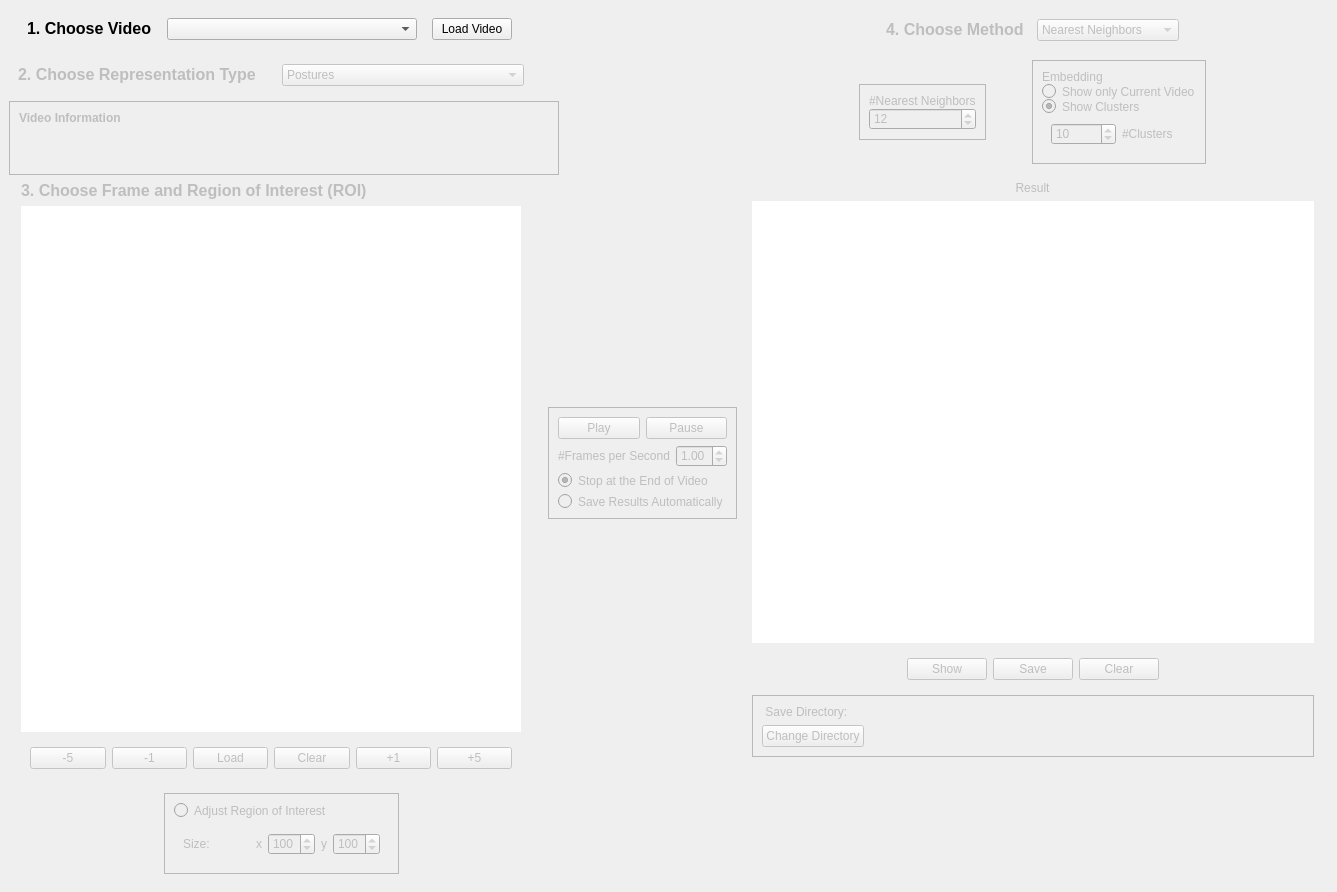
<?xml version="1.0" encoding="UTF-8"?>
<ui version="4.0">
 <class>MainWindow</class>
 <widget class="QMainWindow" name="MainWindow">
  <property name="geometry">
   <rect>
    <x>0</x>
    <y>0</y>
    <width>1337</width>
    <height>892</height>
   </rect>
  </property>
  <property name="windowTitle">
   <string>Similarity</string>
  </property>
  <property name="windowIcon">
   <iconset resource="resource.qrc">
    <normaloff>:/compvis.jpg</normaloff>:/compvis.jpg</iconset>
  </property>
  <widget class="QWidget" name="centralwidget">
   <layout class="QGridLayout" name="gridLayout_6">
    <item row="0" column="0">
     <widget class="QWidget" name="Widget_chooseVideo" native="true">
      <property name="sizePolicy">
       <sizepolicy hsizetype="Maximum" vsizetype="Maximum">
        <horstretch>0</horstretch>
        <verstretch>0</verstretch>
       </sizepolicy>
      </property>
      <property name="maximumSize">
       <size>
        <width>550</width>
        <height>16777215</height>
       </size>
      </property>
      <layout class="QHBoxLayout" name="horizontalLayout_2">
       <item>
        <widget class="QLabel" name="Label_video">
         <property name="sizePolicy">
          <sizepolicy hsizetype="Maximum" vsizetype="Preferred">
           <horstretch>0</horstretch>
           <verstretch>0</verstretch>
          </sizepolicy>
         </property>
         <property name="text">
          <string>&lt;html&gt;&lt;head/&gt;&lt;body&gt;&lt;p&gt;&lt;span style=&quot; font-size:12pt; font-weight:600;&quot;&gt;1. Choose Video&lt;/span&gt;&lt;/p&gt;&lt;/body&gt;&lt;/html&gt;</string>
         </property>
        </widget>
       </item>
       <item>
        <widget class="QComboBox" name="ComboBox_chooseVideo">
         <property name="sizePolicy">
          <sizepolicy hsizetype="Maximum" vsizetype="Maximum">
           <horstretch>0</horstretch>
           <verstretch>0</verstretch>
          </sizepolicy>
         </property>
         <property name="minimumSize">
          <size>
           <width>250</width>
           <height>0</height>
          </size>
         </property>
         <property name="editable">
          <bool>false</bool>
         </property>
        </widget>
       </item>
       <item>
        <widget class="QPushButton" name="PushButton_confirmVideo">
         <property name="sizePolicy">
          <sizepolicy hsizetype="Maximum" vsizetype="Preferred">
           <horstretch>0</horstretch>
           <verstretch>0</verstretch>
          </sizepolicy>
         </property>
         <property name="text">
          <string>Load Video</string>
         </property>
        </widget>
       </item>
      </layout>
     </widget>
    </item>
    <item row="0" column="2" rowspan="3">
     <layout class="QVBoxLayout" name="Layout_method">
      <property name="spacing">
       <number>0</number>
      </property>
      <property name="leftMargin">
       <number>0</number>
      </property>
      <property name="rightMargin">
       <number>14</number>
      </property>
      <item alignment="Qt::AlignHCenter">
       <widget class="QWidget" name="Widget_method" native="true">
        <property name="enabled">
         <bool>false</bool>
        </property>
        <property name="sizePolicy">
         <sizepolicy hsizetype="Maximum" vsizetype="Maximum">
          <horstretch>0</horstretch>
          <verstretch>0</verstretch>
         </sizepolicy>
        </property>
        <layout class="QGridLayout" name="gridLayout_5">
         <item row="0" column="0">
          <layout class="QHBoxLayout" name="horizontalLayout_10">
           <property name="spacing">
            <number>13</number>
           </property>
           <item>
            <widget class="QLabel" name="Label_chooseMethod">
             <property name="sizePolicy">
              <sizepolicy hsizetype="Maximum" vsizetype="Maximum">
               <horstretch>0</horstretch>
               <verstretch>0</verstretch>
              </sizepolicy>
             </property>
             <property name="text">
              <string>&lt;html&gt;&lt;head/&gt;&lt;body&gt;&lt;p&gt;&lt;span style=&quot; font-size:12pt; font-weight:600;&quot;&gt;4. Choose Method&lt;/span&gt;&lt;/p&gt;&lt;/body&gt;&lt;/html&gt;</string>
             </property>
            </widget>
           </item>
           <item>
            <widget class="QComboBox" name="ComboBox_compute">
             <property name="sizePolicy">
              <sizepolicy hsizetype="Maximum" vsizetype="Maximum">
               <horstretch>0</horstretch>
               <verstretch>0</verstretch>
              </sizepolicy>
             </property>
             <item>
              <property name="text">
               <string>Nearest Neighbors</string>
              </property>
             </item>
             <item>
              <property name="text">
               <string>Low-dim Embedding</string>
              </property>
             </item>
            </widget>
           </item>
          </layout>
         </item>
        </layout>
       </widget>
      </item>
      <item alignment="Qt::AlignHCenter">
       <widget class="QWidget" name="Widget_methodParameters" native="true">
        <property name="sizePolicy">
         <sizepolicy hsizetype="Maximum" vsizetype="Maximum">
          <horstretch>0</horstretch>
          <verstretch>0</verstretch>
         </sizepolicy>
        </property>
        <layout class="QHBoxLayout" name="horizontalLayout_5">
         <item>
          <widget class="QFrame" name="Frame_nrNN">
           <property name="enabled">
            <bool>false</bool>
           </property>
           <property name="sizePolicy">
            <sizepolicy hsizetype="Maximum" vsizetype="Maximum">
             <horstretch>0</horstretch>
             <verstretch>0</verstretch>
            </sizepolicy>
           </property>
           <property name="styleSheet">
            <string notr="true">border-color: rgb(0, 0, 0);</string>
           </property>
           <property name="frameShape">
            <enum>QFrame::StyledPanel</enum>
           </property>
           <property name="frameShadow">
            <enum>QFrame::Raised</enum>
           </property>
           <layout class="QGridLayout" name="gridLayout_8">
            <item row="0" column="0">
             <layout class="QVBoxLayout" name="verticalLayout_2">
              <property name="spacing">
               <number>0</number>
              </property>
              <item>
               <widget class="QLabel" name="Label_NN">
                <property name="sizePolicy">
                 <sizepolicy hsizetype="Preferred" vsizetype="Preferred">
                  <horstretch>0</horstretch>
                  <verstretch>0</verstretch>
                 </sizepolicy>
                </property>
                <property name="text">
                 <string>&lt;html&gt;&lt;head/&gt;&lt;body&gt;&lt;p&gt;#Nearest Neighbors&lt;/p&gt;&lt;/body&gt;&lt;/html&gt;</string>
                </property>
               </widget>
              </item>
              <item>
               <widget class="QSpinBox" name="SpinBox_chooseNumberNN">
                <property name="sizePolicy">
                 <sizepolicy hsizetype="Preferred" vsizetype="Preferred">
                  <horstretch>0</horstretch>
                  <verstretch>0</verstretch>
                 </sizepolicy>
                </property>
                <property name="minimum">
                 <number>1</number>
                </property>
                <property name="maximum">
                 <number>50</number>
                </property>
                <property name="value">
                 <number>12</number>
                </property>
               </widget>
              </item>
             </layout>
            </item>
           </layout>
          </widget>
         </item>
         <item>
          <spacer name="horizontalSpacer_3">
           <property name="orientation">
            <enum>Qt::Horizontal</enum>
           </property>
           <property name="sizeType">
            <enum>QSizePolicy::Expanding</enum>
           </property>
           <property name="sizeHint" stdset="0">
            <size>
             <width>40</width>
             <height>20</height>
            </size>
           </property>
          </spacer>
         </item>
         <item>
          <widget class="QFrame" name="Frame_embSource">
           <property name="enabled">
            <bool>false</bool>
           </property>
           <property name="sizePolicy">
            <sizepolicy hsizetype="Maximum" vsizetype="Maximum">
             <horstretch>0</horstretch>
             <verstretch>0</verstretch>
            </sizepolicy>
           </property>
           <property name="styleSheet">
            <string notr="true">border-color: rgb(0, 0, 0);</string>
           </property>
           <property name="frameShape">
            <enum>QFrame::StyledPanel</enum>
           </property>
           <property name="frameShadow">
            <enum>QFrame::Raised</enum>
           </property>
           <layout class="QGridLayout" name="gridLayout_2">
            <item row="0" column="1">
             <layout class="QVBoxLayout" name="verticalLayout_9">
              <property name="spacing">
               <number>0</number>
              </property>
              <item>
               <widget class="QLabel" name="Label_embedding">
                <property name="text">
                 <string>Embedding</string>
                </property>
               </widget>
              </item>
              <item>
               <widget class="QRadioButton" name="RadioButton_embedding">
                <property name="text">
                 <string>Show only Current Video</string>
                </property>
                <property name="autoExclusive">
                 <bool>false</bool>
                </property>
               </widget>
              </item>
              <item>
               <widget class="QRadioButton" name="RadioButton_showClusters">
                <property name="text">
                 <string>Show Clusters</string>
                </property>
                <property name="checked">
                 <bool>true</bool>
                </property>
                <property name="autoExclusive">
                 <bool>false</bool>
                </property>
               </widget>
              </item>
              <item>
               <widget class="QWidget" name="Widget_nrClusters" native="true">
                <layout class="QHBoxLayout" name="horizontalLayout_3">
                 <item>
                  <widget class="QSpinBox" name="SpinBox_nrClusters">
                   <property name="minimum">
                    <number>5</number>
                   </property>
                   <property name="maximum">
                    <number>50</number>
                   </property>
                   <property name="value">
                    <number>10</number>
                   </property>
                  </widget>
                 </item>
                 <item>
                  <widget class="QLabel" name="Label_nrClusters">
                   <property name="text">
                    <string>#Clusters</string>
                   </property>
                  </widget>
                 </item>
                </layout>
               </widget>
              </item>
             </layout>
            </item>
           </layout>
          </widget>
         </item>
        </layout>
       </widget>
      </item>
     </layout>
    </item>
    <item row="1" column="0">
     <widget class="QWidget" name="Widget_chooseReprType" native="true">
      <property name="enabled">
       <bool>false</bool>
      </property>
      <layout class="QHBoxLayout" name="horizontalLayout_4">
       <property name="spacing">
        <number>21</number>
       </property>
       <item>
        <widget class="QLabel" name="Label_chooseReprType">
         <property name="text">
          <string>&lt;html&gt;&lt;head/&gt;&lt;body&gt;&lt;p&gt;&lt;span style=&quot; font-size:12pt; font-weight:600;&quot;&gt;2. Choose Representation Type&lt;/span&gt;&lt;/p&gt;&lt;/body&gt;&lt;/html&gt;</string>
         </property>
        </widget>
       </item>
       <item>
        <widget class="QComboBox" name="ComboBox_chooseReprType">
         <item>
          <property name="text">
           <string>Postures</string>
          </property>
         </item>
         <item>
          <property name="text">
           <string>Sequences</string>
          </property>
         </item>
        </widget>
       </item>
      </layout>
     </widget>
    </item>
    <item row="2" column="0" colspan="2">
     <widget class="QFrame" name="Frame_vidInfo">
      <property name="enabled">
       <bool>false</bool>
      </property>
      <property name="sizePolicy">
       <sizepolicy hsizetype="Maximum" vsizetype="Maximum">
        <horstretch>0</horstretch>
        <verstretch>0</verstretch>
       </sizepolicy>
      </property>
      <property name="minimumSize">
       <size>
        <width>550</width>
        <height>0</height>
       </size>
      </property>
      <property name="styleSheet">
       <string notr="true">border-color: rgb(0, 0, 0);
border-width: 10</string>
      </property>
      <property name="frameShape">
       <enum>QFrame::StyledPanel</enum>
      </property>
      <property name="frameShadow">
       <enum>QFrame::Raised</enum>
      </property>
      <layout class="QGridLayout" name="gridLayout">
       <item row="0" column="0">
        <widget class="QLabel" name="Label_info_title">
         <property name="text">
          <string>&lt;html&gt;&lt;head/&gt;&lt;body&gt;&lt;p&gt;&lt;span style=&quot; font-weight:600;&quot;&gt;Video Information&lt;/span&gt;&lt;/p&gt;&lt;/body&gt;&lt;/html&gt;</string>
         </property>
        </widget>
       </item>
       <item row="2" column="0">
        <widget class="QLabel" name="Label_info_video">
         <property name="styleSheet">
          <string notr="true"/>
         </property>
         <property name="text">
          <string/>
         </property>
        </widget>
       </item>
       <item row="1" column="0">
        <widget class="QLabel" name="Label_info_project">
         <property name="styleSheet">
          <string notr="true"/>
         </property>
         <property name="text">
          <string/>
         </property>
        </widget>
       </item>
      </layout>
     </widget>
    </item>
    <item row="3" column="0">
     <layout class="QVBoxLayout" name="Layout_chooseFrame">
      <property name="leftMargin">
       <number>12</number>
      </property>
      <property name="rightMargin">
       <number>12</number>
      </property>
      <item>
       <widget class="QLabel" name="Label_frame">
        <property name="enabled">
         <bool>false</bool>
        </property>
        <property name="sizePolicy">
         <sizepolicy hsizetype="Preferred" vsizetype="Preferred">
          <horstretch>0</horstretch>
          <verstretch>0</verstretch>
         </sizepolicy>
        </property>
        <property name="text">
         <string>&lt;html&gt;&lt;head/&gt;&lt;body&gt;&lt;p&gt;&lt;span style=&quot; font-size:12pt; font-weight:600;&quot;&gt;3. Choose Frame and Region of Interest (ROI)&lt;/span&gt;&lt;/p&gt;&lt;/body&gt;&lt;/html&gt;</string>
        </property>
       </widget>
      </item>
      <item>
       <widget class="QLabel" name="Label_showFrame">
        <property name="enabled">
         <bool>true</bool>
        </property>
        <property name="sizePolicy">
         <sizepolicy hsizetype="Maximum" vsizetype="Expanding">
          <horstretch>0</horstretch>
          <verstretch>0</verstretch>
         </sizepolicy>
        </property>
        <property name="minimumSize">
         <size>
          <width>450</width>
          <height>400</height>
         </size>
        </property>
        <property name="maximumSize">
         <size>
          <width>500</width>
          <height>16777215</height>
         </size>
        </property>
        <property name="styleSheet">
         <string notr="true">background-color: rgb(255, 255, 255);</string>
        </property>
        <property name="text">
         <string/>
        </property>
       </widget>
      </item>
      <item>
       <widget class="QWidget" name="Widget_buttons_frame" native="true">
        <property name="enabled">
         <bool>false</bool>
        </property>
        <property name="sizePolicy">
         <sizepolicy hsizetype="Maximum" vsizetype="Preferred">
          <horstretch>0</horstretch>
          <verstretch>0</verstretch>
         </sizepolicy>
        </property>
        <property name="maximumSize">
         <size>
          <width>500</width>
          <height>16777215</height>
         </size>
        </property>
        <layout class="QHBoxLayout" name="horizontalLayout_12">
         <item>
          <widget class="QPushButton" name="PushButton_goLeftLeft">
           <property name="sizePolicy">
            <sizepolicy hsizetype="Preferred" vsizetype="Preferred">
             <horstretch>0</horstretch>
             <verstretch>0</verstretch>
            </sizepolicy>
           </property>
           <property name="text">
            <string>-5</string>
           </property>
          </widget>
         </item>
         <item>
          <widget class="QPushButton" name="PushButton_goLeft">
           <property name="sizePolicy">
            <sizepolicy hsizetype="Preferred" vsizetype="Preferred">
             <horstretch>0</horstretch>
             <verstretch>0</verstretch>
            </sizepolicy>
           </property>
           <property name="text">
            <string>-1</string>
           </property>
          </widget>
         </item>
         <item>
          <widget class="QPushButton" name="PushButton_reloadFrame">
           <property name="sizePolicy">
            <sizepolicy hsizetype="Maximum" vsizetype="Maximum">
             <horstretch>0</horstretch>
             <verstretch>0</verstretch>
            </sizepolicy>
           </property>
           <property name="text">
            <string>Load</string>
           </property>
          </widget>
         </item>
         <item>
          <widget class="QPushButton" name="PushButton_clearFrame">
           <property name="sizePolicy">
            <sizepolicy hsizetype="Maximum" vsizetype="Maximum">
             <horstretch>0</horstretch>
             <verstretch>0</verstretch>
            </sizepolicy>
           </property>
           <property name="text">
            <string>Clear</string>
           </property>
          </widget>
         </item>
         <item>
          <widget class="QPushButton" name="PushButton_goRight">
           <property name="sizePolicy">
            <sizepolicy hsizetype="Preferred" vsizetype="Preferred">
             <horstretch>0</horstretch>
             <verstretch>0</verstretch>
            </sizepolicy>
           </property>
           <property name="toolTip">
            <string extracomment="Move 1 frame forward"/>
           </property>
           <property name="text">
            <string>+1</string>
           </property>
          </widget>
         </item>
         <item>
          <widget class="QPushButton" name="PushButton_goRightRight">
           <property name="sizePolicy">
            <sizepolicy hsizetype="Preferred" vsizetype="Preferred">
             <horstretch>0</horstretch>
             <verstretch>0</verstretch>
            </sizepolicy>
           </property>
           <property name="toolTip">
            <string/>
           </property>
           <property name="text">
            <string>+5</string>
           </property>
          </widget>
         </item>
        </layout>
       </widget>
      </item>
      <item>
       <widget class="QWidget" name="widget" native="true">
        <layout class="QHBoxLayout" name="horizontalLayout_11">
         <item>
          <spacer name="horizontalSpacer_8">
           <property name="orientation">
            <enum>Qt::Horizontal</enum>
           </property>
           <property name="sizeType">
            <enum>QSizePolicy::Preferred</enum>
           </property>
           <property name="sizeHint" stdset="0">
            <size>
             <width>42</width>
             <height>20</height>
            </size>
           </property>
          </spacer>
         </item>
         <item>
          <widget class="QFrame" name="Frame_adjustBB">
           <property name="enabled">
            <bool>false</bool>
           </property>
           <property name="sizePolicy">
            <sizepolicy hsizetype="Maximum" vsizetype="Maximum">
             <horstretch>0</horstretch>
             <verstretch>0</verstretch>
            </sizepolicy>
           </property>
           <property name="styleSheet">
            <string notr="true">border-color: rgb(0, 0, 0);</string>
           </property>
           <property name="frameShape">
            <enum>QFrame::StyledPanel</enum>
           </property>
           <property name="frameShadow">
            <enum>QFrame::Raised</enum>
           </property>
           <layout class="QVBoxLayout" name="verticalLayout_6">
            <item>
             <widget class="QRadioButton" name="RadioButton_adjustBB">
              <property name="text">
               <string>Adjust Region of Interest</string>
              </property>
             </widget>
            </item>
            <item>
             <widget class="QWidget" name="Widget_changeBBSize" native="true">
              <layout class="QGridLayout" name="gridLayout_3">
               <item row="0" column="0">
                <layout class="QHBoxLayout" name="horizontalLayout_6">
                 <item>
                  <widget class="QLabel" name="Label_BBSize_desc">
                   <property name="text">
                    <string>Size:</string>
                   </property>
                  </widget>
                 </item>
                 <item>
                  <spacer name="horizontalSpacer">
                   <property name="orientation">
                    <enum>Qt::Horizontal</enum>
                   </property>
                   <property name="sizeType">
                    <enum>QSizePolicy::Preferred</enum>
                   </property>
                   <property name="sizeHint" stdset="0">
                    <size>
                     <width>40</width>
                     <height>20</height>
                    </size>
                   </property>
                  </spacer>
                 </item>
                 <item>
                  <widget class="QLabel" name="Label_BBSize_x">
                   <property name="text">
                    <string>x</string>
                   </property>
                  </widget>
                 </item>
                 <item>
                  <widget class="QSpinBox" name="SpinBox_BBSize_x">
                   <property name="minimum">
                    <number>30</number>
                   </property>
                   <property name="maximum">
                    <number>500</number>
                   </property>
                   <property name="value">
                    <number>100</number>
                   </property>
                  </widget>
                 </item>
                 <item>
                  <widget class="QLabel" name="Label_BBSize_y">
                   <property name="text">
                    <string>y</string>
                   </property>
                  </widget>
                 </item>
                 <item>
                  <widget class="QSpinBox" name="SpinBox_BBSize_y">
                   <property name="minimum">
                    <number>30</number>
                   </property>
                   <property name="maximum">
                    <number>500</number>
                   </property>
                   <property name="value">
                    <number>100</number>
                   </property>
                  </widget>
                 </item>
                </layout>
               </item>
              </layout>
             </widget>
            </item>
           </layout>
          </widget>
         </item>
         <item>
          <spacer name="horizontalSpacer_7">
           <property name="orientation">
            <enum>Qt::Horizontal</enum>
           </property>
           <property name="sizeType">
            <enum>QSizePolicy::Preferred</enum>
           </property>
           <property name="sizeHint" stdset="0">
            <size>
             <width>21</width>
             <height>20</height>
            </size>
           </property>
          </spacer>
         </item>
        </layout>
       </widget>
      </item>
     </layout>
    </item>
    <item row="3" column="1">
     <widget class="QWidget" name="Widget_play" native="true">
      <layout class="QVBoxLayout" name="verticalLayout_4">
       <item>
        <spacer name="verticalSpacer_4">
         <property name="orientation">
          <enum>Qt::Vertical</enum>
         </property>
         <property name="sizeType">
          <enum>QSizePolicy::Preferred</enum>
         </property>
         <property name="sizeHint" stdset="0">
          <size>
           <width>20</width>
           <height>350</height>
          </size>
         </property>
        </spacer>
       </item>
       <item>
        <widget class="QFrame" name="Frame_play">
         <property name="enabled">
          <bool>false</bool>
         </property>
         <property name="sizePolicy">
          <sizepolicy hsizetype="Maximum" vsizetype="Maximum">
           <horstretch>0</horstretch>
           <verstretch>0</verstretch>
          </sizepolicy>
         </property>
         <property name="styleSheet">
          <string notr="true">border-color: rgb(0, 0, 0);</string>
         </property>
         <property name="frameShape">
          <enum>QFrame::StyledPanel</enum>
         </property>
         <property name="frameShadow">
          <enum>QFrame::Raised</enum>
         </property>
         <layout class="QVBoxLayout" name="verticalLayout">
          <item>
           <layout class="QVBoxLayout" name="verticalLayout_3">
            <property name="spacing">
             <number>6</number>
            </property>
            <item>
             <layout class="QHBoxLayout" name="horizontalLayout_9">
              <property name="spacing">
               <number>6</number>
              </property>
              <item>
               <widget class="QPushButton" name="PushButton_play">
                <property name="text">
                 <string>Play</string>
                </property>
               </widget>
              </item>
              <item>
               <widget class="QPushButton" name="PushButton_pause">
                <property name="text">
                 <string>Pause</string>
                </property>
               </widget>
              </item>
             </layout>
            </item>
            <item>
             <layout class="QHBoxLayout" name="horizontalLayout_7">
              <property name="spacing">
               <number>6</number>
              </property>
              <item>
               <widget class="QLabel" name="Label_slider">
                <property name="text">
                 <string>&lt;html&gt;&lt;head/&gt;&lt;body&gt;&lt;p align=&quot;center&quot;&gt;#Frames per Second&lt;/p&gt;&lt;/body&gt;&lt;/html&gt;</string>
                </property>
               </widget>
              </item>
              <item>
               <widget class="QDoubleSpinBox" name="DoubleSpinBox_secPerFrame">
                <property name="minimum">
                 <double>0.200000000000000</double>
                </property>
                <property name="maximum">
                 <double>5.000000000000000</double>
                </property>
                <property name="singleStep">
                 <double>0.200000000000000</double>
                </property>
                <property name="value">
                 <double>1.000000000000000</double>
                </property>
               </widget>
              </item>
             </layout>
            </item>
           </layout>
          </item>
          <item>
           <widget class="QRadioButton" name="RadioButton_play_automaticStop">
            <property name="text">
             <string>Stop at the End of Video</string>
            </property>
            <property name="checked">
             <bool>true</bool>
            </property>
            <property name="autoExclusive">
             <bool>false</bool>
            </property>
           </widget>
          </item>
          <item>
           <widget class="QRadioButton" name="RadioButton_automaticSaving">
            <property name="text">
             <string>Save Results Automatically</string>
            </property>
            <property name="autoExclusive">
             <bool>false</bool>
            </property>
           </widget>
          </item>
         </layout>
        </widget>
       </item>
       <item>
        <spacer name="verticalSpacer_5">
         <property name="orientation">
          <enum>Qt::Vertical</enum>
         </property>
         <property name="sizeType">
          <enum>QSizePolicy::Preferred</enum>
         </property>
         <property name="sizeHint" stdset="0">
          <size>
           <width>20</width>
           <height>487</height>
          </size>
         </property>
        </spacer>
       </item>
      </layout>
     </widget>
    </item>
    <item row="3" column="2">
     <layout class="QVBoxLayout" name="verticalLayout_7">
      <property name="rightMargin">
       <number>14</number>
      </property>
      <item alignment="Qt::AlignHCenter">
       <widget class="QLabel" name="Label_showResult_title">
        <property name="enabled">
         <bool>false</bool>
        </property>
        <property name="text">
         <string>&lt;html&gt;&lt;head/&gt;&lt;body&gt;&lt;p align=&quot;center&quot;&gt;Result&lt;/p&gt;&lt;/body&gt;&lt;/html&gt;</string>
        </property>
       </widget>
      </item>
      <item>
       <widget class="QLabel" name="Label_showResult">
        <property name="sizePolicy">
         <sizepolicy hsizetype="Expanding" vsizetype="Expanding">
          <horstretch>0</horstretch>
          <verstretch>0</verstretch>
         </sizepolicy>
        </property>
        <property name="minimumSize">
         <size>
          <width>0</width>
          <height>0</height>
         </size>
        </property>
        <property name="styleSheet">
         <string notr="true">background-color: rgb(255, 255, 255);</string>
        </property>
        <property name="text">
         <string/>
        </property>
       </widget>
      </item>
      <item alignment="Qt::AlignHCenter">
       <widget class="QWidget" name="Widget_buttons_result" native="true">
        <property name="enabled">
         <bool>false</bool>
        </property>
        <property name="sizePolicy">
         <sizepolicy hsizetype="Maximum" vsizetype="Maximum">
          <horstretch>0</horstretch>
          <verstretch>0</verstretch>
         </sizepolicy>
        </property>
        <layout class="QHBoxLayout" name="horizontalLayout_8">
         <item>
          <widget class="QPushButton" name="PushButton_reloadResult">
           <property name="sizePolicy">
            <sizepolicy hsizetype="Maximum" vsizetype="Maximum">
             <horstretch>0</horstretch>
             <verstretch>0</verstretch>
            </sizepolicy>
           </property>
           <property name="text">
            <string>Show</string>
           </property>
          </widget>
         </item>
         <item>
          <widget class="QPushButton" name="PushButton_saveResult">
           <property name="text">
            <string>Save</string>
           </property>
          </widget>
         </item>
         <item>
          <widget class="QPushButton" name="PushButton_clearResult">
           <property name="sizePolicy">
            <sizepolicy hsizetype="Maximum" vsizetype="Maximum">
             <horstretch>0</horstretch>
             <verstretch>0</verstretch>
            </sizepolicy>
           </property>
           <property name="text">
            <string>Clear</string>
           </property>
          </widget>
         </item>
        </layout>
       </widget>
      </item>
      <item>
       <widget class="QFrame" name="Frame_save">
        <property name="enabled">
         <bool>false</bool>
        </property>
        <property name="styleSheet">
         <string notr="true">border-color: rgb(0, 0, 0);</string>
        </property>
        <property name="frameShape">
         <enum>QFrame::StyledPanel</enum>
        </property>
        <property name="frameShadow">
         <enum>QFrame::Raised</enum>
        </property>
        <layout class="QGridLayout" name="gridLayout_4">
         <item row="1" column="0">
          <widget class="QPushButton" name="PushButton_save_changeFolder">
           <property name="text">
            <string>Change Directory</string>
           </property>
          </widget>
         </item>
         <item row="1" column="1">
          <spacer name="horizontalSpacer_2">
           <property name="orientation">
            <enum>Qt::Horizontal</enum>
           </property>
           <property name="sizeHint" stdset="0">
            <size>
             <width>40</width>
             <height>20</height>
            </size>
           </property>
          </spacer>
         </item>
         <item row="0" column="0">
          <widget class="QLabel" name="Label_save_label">
           <property name="text">
            <string> Save Directory:</string>
           </property>
          </widget>
         </item>
         <item row="0" column="1">
          <widget class="QLabel" name="Label_save_currentFolder">
           <property name="text">
            <string/>
           </property>
           <property name="wordWrap">
            <bool>true</bool>
           </property>
          </widget>
         </item>
        </layout>
       </widget>
      </item>
      <item>
       <widget class="QWidget" name="widget_2" native="true">
        <property name="sizePolicy">
         <sizepolicy hsizetype="Preferred" vsizetype="Fixed">
          <horstretch>0</horstretch>
          <verstretch>0</verstretch>
         </sizepolicy>
        </property>
        <property name="minimumSize">
         <size>
          <width>0</width>
          <height>120</height>
         </size>
        </property>
        <property name="maximumSize">
         <size>
          <width>16777215</width>
          <height>120</height>
         </size>
        </property>
        <property name="styleSheet">
         <string notr="true"/>
        </property>
        <layout class="QVBoxLayout" name="verticalLayout_5">
         <item>
          <spacer name="verticalSpacer">
           <property name="orientation">
            <enum>Qt::Vertical</enum>
           </property>
           <property name="sizeType">
            <enum>QSizePolicy::Maximum</enum>
           </property>
           <property name="sizeHint" stdset="0">
            <size>
             <width>20</width>
             <height>100</height>
            </size>
           </property>
          </spacer>
         </item>
         <item>
          <widget class="QLabel" name="Label_info_inbetween">
           <property name="sizePolicy">
            <sizepolicy hsizetype="Preferred" vsizetype="Preferred">
             <horstretch>0</horstretch>
             <verstretch>0</verstretch>
            </sizepolicy>
           </property>
           <property name="minimumSize">
            <size>
             <width>0</width>
             <height>0</height>
            </size>
           </property>
           <property name="text">
            <string/>
           </property>
           <property name="wordWrap">
            <bool>true</bool>
           </property>
          </widget>
         </item>
        </layout>
       </widget>
      </item>
      <item>
       <layout class="QHBoxLayout" name="horizontalLayout">
        <property name="leftMargin">
         <number>0</number>
        </property>
        <property name="rightMargin">
         <number>0</number>
        </property>
       </layout>
      </item>
     </layout>
    </item>
   </layout>
  </widget>
 </widget>
 <resources>
  <include location="resource.qrc"/>
 </resources>
 <connections/>
</ui>
